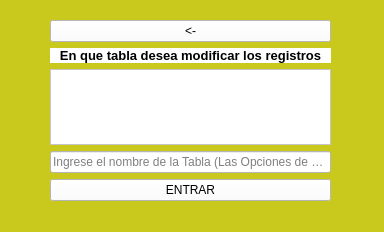
<?xml version="1.0" encoding="UTF-8"?>
<ui version="4.0">
 <class>VentanaValidacioncambiar</class>
 <widget class="QMainWindow" name="VentanaValidacioncambiar">
  <property name="geometry">
   <rect>
    <x>0</x>
    <y>0</y>
    <width>384</width>
    <height>232</height>
   </rect>
  </property>
  <property name="windowTitle">
   <string>MainWindow</string>
  </property>
  <property name="styleSheet">
   <string notr="true">background-color: rgb(200, 200, 29);</string>
  </property>
  <widget class="QWidget" name="centralwidget">
   <widget class="QWidget" name="layoutWidget">
    <property name="geometry">
     <rect>
      <x>50</x>
      <y>20</y>
      <width>281</width>
      <height>181</height>
     </rect>
    </property>
    <layout class="QVBoxLayout" name="verticalLayout">
     <item>
      <widget class="QPushButton" name="regresar">
       <property name="styleSheet">
        <string notr="true">QPushButton:hover{
	background-color: rgb(85, 255, 255);
}

QPushButton{
	background-color: rgb(255, 255, 255);
}</string>
       </property>
       <property name="text">
        <string>&lt;-</string>
       </property>
      </widget>
     </item>
     <item>
      <widget class="QLabel" name="titulo">
       <property name="font">
        <font>
         <pointsize>10</pointsize>
         <weight>75</weight>
         <bold>true</bold>
        </font>
       </property>
       <property name="styleSheet">
        <string notr="true">background-color: rgb(255, 255, 255);</string>
       </property>
       <property name="text">
        <string>En que tabla desea modificar los registros</string>
       </property>
       <property name="alignment">
        <set>Qt::AlignCenter</set>
       </property>
      </widget>
     </item>
     <item>
      <widget class="QListWidget" name="tablascreadas">
       <property name="styleSheet">
        <string notr="true">background-color: rgb(255, 255, 255);</string>
       </property>
      </widget>
     </item>
     <item>
      <widget class="QLineEdit" name="nombretabla">
       <property name="styleSheet">
        <string notr="true">background-color: rgb(255, 255, 255);</string>
       </property>
       <property name="placeholderText">
        <string>Ingrese el nombre de la Tabla (Las Opciones de arriba)</string>
       </property>
      </widget>
     </item>
     <item>
      <widget class="QPushButton" name="enviar">
       <property name="styleSheet">
        <string notr="true">QPushButton:hover{
	
	background-color: rgb(255, 255, 0);
}
QPushButton{
	background-color: rgb(255, 255, 255);
}</string>
       </property>
       <property name="text">
        <string>ENTRAR</string>
       </property>
      </widget>
     </item>
    </layout>
   </widget>
  </widget>
  <widget class="QMenuBar" name="menubar">
   <property name="geometry">
    <rect>
     <x>0</x>
     <y>0</y>
     <width>384</width>
     <height>21</height>
    </rect>
   </property>
  </widget>
  <widget class="QStatusBar" name="statusbar"/>
 </widget>
 <resources/>
 <connections/>
</ui>
